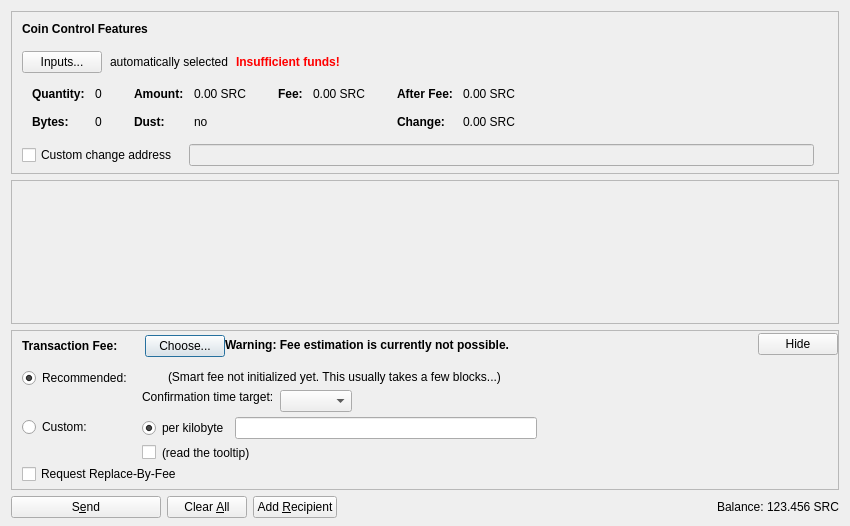
<?xml version="1.0" encoding="UTF-8"?>
<ui version="4.0">
 <class>SendCoinsDialog</class>
 <widget class="QDialog" name="SendCoinsDialog">
  <property name="geometry">
   <rect>
    <x>0</x>
    <y>0</y>
    <width>850</width>
    <height>526</height>
   </rect>
  </property>
  <property name="windowTitle">
   <string>Send Coins</string>
  </property>
  <layout class="QVBoxLayout" name="verticalLayout" stretch="0,1,0,0">
   <property name="bottomMargin">
    <number>8</number>
   </property>
   <item>
    <widget class="QFrame" name="frameCoinControl">
     <property name="sizePolicy">
      <sizepolicy hsizetype="Expanding" vsizetype="Expanding">
       <horstretch>0</horstretch>
       <verstretch>0</verstretch>
      </sizepolicy>
     </property>
     <property name="maximumSize">
      <size>
       <width>16777215</width>
       <height>16777215</height>
      </size>
     </property>
     <property name="frameShape">
      <enum>QFrame::StyledPanel</enum>
     </property>
     <property name="frameShadow">
      <enum>QFrame::Sunken</enum>
     </property>
     <layout class="QVBoxLayout" name="verticalLayoutCoinControl2">
      <property name="spacing">
       <number>0</number>
      </property>
      <property name="leftMargin">
       <number>0</number>
      </property>
      <property name="topMargin">
       <number>0</number>
      </property>
      <property name="rightMargin">
       <number>0</number>
      </property>
      <property name="bottomMargin">
       <number>6</number>
      </property>
      <item>
       <layout class="QVBoxLayout" name="verticalLayoutCoinControl" stretch="0,0,0,0,1">
        <property name="spacing">
         <number>0</number>
        </property>
        <property name="leftMargin">
         <number>10</number>
        </property>
        <property name="topMargin">
         <number>10</number>
        </property>
        <item>
         <layout class="QHBoxLayout" name="horizontalLayoutCoinControl1">
          <property name="bottomMargin">
           <number>15</number>
          </property>
          <item>
           <widget class="QLabel" name="labelCoinControlFeatures">
            <property name="sizePolicy">
             <sizepolicy hsizetype="Preferred" vsizetype="Maximum">
              <horstretch>0</horstretch>
              <verstretch>0</verstretch>
             </sizepolicy>
            </property>
            <property name="font">
             <font>
              <weight>75</weight>
              <bold>true</bold>
             </font>
            </property>
            <property name="styleSheet">
             <string notr="true">font-weight:bold;</string>
            </property>
            <property name="text">
             <string>Coin Control Features</string>
            </property>
           </widget>
          </item>
         </layout>
        </item>
        <item>
         <layout class="QHBoxLayout" name="horizontalLayoutCoinControl2" stretch="0,0,0,0">
          <property name="spacing">
           <number>8</number>
          </property>
          <property name="bottomMargin">
           <number>10</number>
          </property>
          <item>
           <widget class="QPushButton" name="pushButtonCoinControl">
            <property name="styleSheet">
             <string notr="true"/>
            </property>
            <property name="text">
             <string>Inputs...</string>
            </property>
            <property name="autoDefault">
             <bool>false</bool>
            </property>
           </widget>
          </item>
          <item>
           <widget class="QLabel" name="labelCoinControlAutomaticallySelected">
            <property name="text">
             <string>automatically selected</string>
            </property>
            <property name="margin">
             <number>5</number>
            </property>
           </widget>
          </item>
          <item>
           <widget class="QLabel" name="labelCoinControlInsuffFunds">
            <property name="font">
             <font>
              <weight>75</weight>
              <bold>true</bold>
             </font>
            </property>
            <property name="styleSheet">
             <string notr="true">color:red;font-weight:bold;</string>
            </property>
            <property name="text">
             <string>Insufficient funds!</string>
            </property>
            <property name="margin">
             <number>5</number>
            </property>
           </widget>
          </item>
          <item>
           <spacer name="horizontalSpacerCoinControl">
            <property name="orientation">
             <enum>Qt::Horizontal</enum>
            </property>
            <property name="sizeHint" stdset="0">
             <size>
              <width>40</width>
              <height>1</height>
             </size>
            </property>
           </spacer>
          </item>
         </layout>
        </item>
        <item>
         <widget class="QWidget" name="widgetCoinControl" native="true">
          <property name="sizePolicy">
           <sizepolicy hsizetype="Preferred" vsizetype="Preferred">
            <horstretch>0</horstretch>
            <verstretch>0</verstretch>
           </sizepolicy>
          </property>
          <property name="minimumSize">
           <size>
            <width>0</width>
            <height>0</height>
           </size>
          </property>
          <property name="styleSheet">
           <string notr="true"/>
          </property>
          <layout class="QHBoxLayout" name="horizontalLayoutCoinControl5">
           <property name="leftMargin">
            <number>0</number>
           </property>
           <property name="topMargin">
            <number>0</number>
           </property>
           <property name="rightMargin">
            <number>0</number>
           </property>
           <property name="bottomMargin">
            <number>0</number>
           </property>
           <item>
            <layout class="QHBoxLayout" name="horizontalLayoutCoinControl3" stretch="0,0,0,1">
             <property name="spacing">
              <number>20</number>
             </property>
             <property name="topMargin">
              <number>0</number>
             </property>
             <property name="bottomMargin">
              <number>10</number>
             </property>
             <item>
              <layout class="QFormLayout" name="formLayoutCoinControl1">
               <property name="horizontalSpacing">
                <number>10</number>
               </property>
               <property name="verticalSpacing">
                <number>14</number>
               </property>
               <property name="leftMargin">
                <number>10</number>
               </property>
               <property name="topMargin">
                <number>4</number>
               </property>
               <property name="rightMargin">
                <number>6</number>
               </property>
               <item row="0" column="0">
                <widget class="QLabel" name="labelCoinControlQuantityText">
                 <property name="font">
                  <font>
                   <weight>75</weight>
                   <bold>true</bold>
                  </font>
                 </property>
                 <property name="text">
                  <string>Quantity:</string>
                 </property>
                 <property name="margin">
                  <number>0</number>
                 </property>
                </widget>
               </item>
               <item row="0" column="1">
                <widget class="QLabel" name="labelCoinControlQuantity">
                 <property name="cursor">
                  <cursorShape>IBeamCursor</cursorShape>
                 </property>
                 <property name="contextMenuPolicy">
                  <enum>Qt::ActionsContextMenu</enum>
                 </property>
                 <property name="text">
                  <string notr="true">0</string>
                 </property>
                 <property name="margin">
                  <number>0</number>
                 </property>
                 <property name="textInteractionFlags">
                  <set>Qt::LinksAccessibleByMouse|Qt::TextSelectableByKeyboard|Qt::TextSelectableByMouse</set>
                 </property>
                </widget>
               </item>
               <item row="1" column="0">
                <widget class="QLabel" name="labelCoinControlBytesText">
                 <property name="font">
                  <font>
                   <weight>75</weight>
                   <bold>true</bold>
                  </font>
                 </property>
                 <property name="text">
                  <string>Bytes:</string>
                 </property>
                </widget>
               </item>
               <item row="1" column="1">
                <widget class="QLabel" name="labelCoinControlBytes">
                 <property name="cursor">
                  <cursorShape>IBeamCursor</cursorShape>
                 </property>
                 <property name="contextMenuPolicy">
                  <enum>Qt::ActionsContextMenu</enum>
                 </property>
                 <property name="text">
                  <string notr="true">0</string>
                 </property>
                 <property name="textInteractionFlags">
                  <set>Qt::LinksAccessibleByMouse|Qt::TextSelectableByKeyboard|Qt::TextSelectableByMouse</set>
                 </property>
                </widget>
               </item>
              </layout>
             </item>
             <item>
              <layout class="QFormLayout" name="formLayoutCoinControl2">
               <property name="horizontalSpacing">
                <number>10</number>
               </property>
               <property name="verticalSpacing">
                <number>14</number>
               </property>
               <property name="leftMargin">
                <number>6</number>
               </property>
               <property name="topMargin">
                <number>4</number>
               </property>
               <property name="rightMargin">
                <number>6</number>
               </property>
               <item row="0" column="0">
                <widget class="QLabel" name="labelCoinControlAmountText">
                 <property name="font">
                  <font>
                   <weight>75</weight>
                   <bold>true</bold>
                  </font>
                 </property>
                 <property name="text">
                  <string>Amount:</string>
                 </property>
                 <property name="margin">
                  <number>0</number>
                 </property>
                </widget>
               </item>
               <item row="0" column="1">
                <widget class="QLabel" name="labelCoinControlAmount">
                 <property name="cursor">
                  <cursorShape>IBeamCursor</cursorShape>
                 </property>
                 <property name="contextMenuPolicy">
                  <enum>Qt::ActionsContextMenu</enum>
                 </property>
                 <property name="text">
                  <string notr="true">0.00 SRC</string>
                 </property>
                 <property name="textInteractionFlags">
                  <set>Qt::LinksAccessibleByMouse|Qt::TextSelectableByKeyboard|Qt::TextSelectableByMouse</set>
                 </property>
                </widget>
               </item>
               <item row="1" column="0">
                <widget class="QLabel" name="labelCoinControlLowOutputText">
                 <property name="font">
                  <font>
                   <weight>75</weight>
                   <bold>true</bold>
                  </font>
                 </property>
                 <property name="text">
                  <string>Dust:</string>
                 </property>
                </widget>
               </item>
               <item row="1" column="1">
                <widget class="QLabel" name="labelCoinControlLowOutput">
                 <property name="cursor">
                  <cursorShape>IBeamCursor</cursorShape>
                 </property>
                 <property name="contextMenuPolicy">
                  <enum>Qt::ActionsContextMenu</enum>
                 </property>
                 <property name="text">
                  <string notr="true">no</string>
                 </property>
                 <property name="textInteractionFlags">
                  <set>Qt::LinksAccessibleByMouse|Qt::TextSelectableByKeyboard|Qt::TextSelectableByMouse</set>
                 </property>
                </widget>
               </item>
              </layout>
             </item>
             <item>
              <layout class="QFormLayout" name="formLayoutCoinControl3">
               <property name="horizontalSpacing">
                <number>10</number>
               </property>
               <property name="verticalSpacing">
                <number>14</number>
               </property>
               <property name="leftMargin">
                <number>6</number>
               </property>
               <property name="topMargin">
                <number>4</number>
               </property>
               <property name="rightMargin">
                <number>6</number>
               </property>
               <item row="0" column="0">
                <widget class="QLabel" name="labelCoinControlFeeText">
                 <property name="font">
                  <font>
                   <weight>75</weight>
                   <bold>true</bold>
                  </font>
                 </property>
                 <property name="text">
                  <string>Fee:</string>
                 </property>
                 <property name="margin">
                  <number>0</number>
                 </property>
                </widget>
               </item>
               <item row="0" column="1">
                <widget class="QLabel" name="labelCoinControlFee">
                 <property name="cursor">
                  <cursorShape>IBeamCursor</cursorShape>
                 </property>
                 <property name="contextMenuPolicy">
                  <enum>Qt::ActionsContextMenu</enum>
                 </property>
                 <property name="text">
                  <string notr="true">0.00 SRC</string>
                 </property>
                 <property name="textInteractionFlags">
                  <set>Qt::LinksAccessibleByMouse|Qt::TextSelectableByKeyboard|Qt::TextSelectableByMouse</set>
                 </property>
                </widget>
               </item>
              </layout>
             </item>
             <item>
              <layout class="QFormLayout" name="formLayoutCoinControl4">
               <property name="horizontalSpacing">
                <number>10</number>
               </property>
               <property name="verticalSpacing">
                <number>14</number>
               </property>
               <property name="leftMargin">
                <number>6</number>
               </property>
               <property name="topMargin">
                <number>4</number>
               </property>
               <property name="rightMargin">
                <number>6</number>
               </property>
               <item row="0" column="0">
                <widget class="QLabel" name="labelCoinControlAfterFeeText">
                 <property name="font">
                  <font>
                   <weight>75</weight>
                   <bold>true</bold>
                  </font>
                 </property>
                 <property name="text">
                  <string>After Fee:</string>
                 </property>
                 <property name="margin">
                  <number>0</number>
                 </property>
                </widget>
               </item>
               <item row="0" column="1">
                <widget class="QLabel" name="labelCoinControlAfterFee">
                 <property name="cursor">
                  <cursorShape>IBeamCursor</cursorShape>
                 </property>
                 <property name="contextMenuPolicy">
                  <enum>Qt::ActionsContextMenu</enum>
                 </property>
                 <property name="text">
                  <string notr="true">0.00 SRC</string>
                 </property>
                 <property name="textInteractionFlags">
                  <set>Qt::LinksAccessibleByMouse|Qt::TextSelectableByKeyboard|Qt::TextSelectableByMouse</set>
                 </property>
                </widget>
               </item>
               <item row="1" column="0">
                <widget class="QLabel" name="labelCoinControlChangeText">
                 <property name="font">
                  <font>
                   <weight>75</weight>
                   <bold>true</bold>
                  </font>
                 </property>
                 <property name="text">
                  <string>Change:</string>
                 </property>
                </widget>
               </item>
               <item row="1" column="1">
                <widget class="QLabel" name="labelCoinControlChange">
                 <property name="cursor">
                  <cursorShape>IBeamCursor</cursorShape>
                 </property>
                 <property name="contextMenuPolicy">
                  <enum>Qt::ActionsContextMenu</enum>
                 </property>
                 <property name="text">
                  <string notr="true">0.00 SRC</string>
                 </property>
                 <property name="textInteractionFlags">
                  <set>Qt::LinksAccessibleByMouse|Qt::TextSelectableByKeyboard|Qt::TextSelectableByMouse</set>
                 </property>
                </widget>
               </item>
              </layout>
             </item>
            </layout>
           </item>
          </layout>
         </widget>
        </item>
        <item>
         <layout class="QHBoxLayout" name="horizontalLayoutCoinControl4" stretch="0,0,0">
          <property name="spacing">
           <number>12</number>
          </property>
          <property name="sizeConstraint">
           <enum>QLayout::SetDefaultConstraint</enum>
          </property>
          <property name="topMargin">
           <number>5</number>
          </property>
          <property name="rightMargin">
           <number>5</number>
          </property>
          <item>
           <widget class="QCheckBox" name="checkBoxCoinControlChange">
            <property name="toolTip">
             <string>If this is activated, but the change address is empty or invalid, change will be sent to a newly generated address.</string>
            </property>
            <property name="text">
             <string>Custom change address</string>
            </property>
           </widget>
          </item>
          <item>
           <widget class="QValidatedLineEdit" name="lineEditCoinControlChange">
            <property name="enabled">
             <bool>false</bool>
            </property>
            <property name="sizePolicy">
             <sizepolicy hsizetype="Expanding" vsizetype="Fixed">
              <horstretch>0</horstretch>
              <verstretch>0</verstretch>
             </sizepolicy>
            </property>
           </widget>
          </item>
          <item>
           <widget class="QLabel" name="labelCoinControlChangeLabel">
            <property name="sizePolicy">
             <sizepolicy hsizetype="Preferred" vsizetype="Expanding">
              <horstretch>0</horstretch>
              <verstretch>0</verstretch>
             </sizepolicy>
            </property>
            <property name="minimumSize">
             <size>
              <width>0</width>
              <height>0</height>
             </size>
            </property>
            <property name="text">
             <string/>
            </property>
            <property name="margin">
             <number>3</number>
            </property>
           </widget>
          </item>
         </layout>
        </item>
        <item>
         <spacer name="verticalSpacerCoinControl">
          <property name="orientation">
           <enum>Qt::Vertical</enum>
          </property>
          <property name="sizeHint" stdset="0">
           <size>
            <width>800</width>
            <height>1</height>
           </size>
          </property>
         </spacer>
        </item>
       </layout>
      </item>
     </layout>
    </widget>
   </item>
   <item>
    <widget class="QScrollArea" name="scrollArea">
     <property name="widgetResizable">
      <bool>true</bool>
     </property>
     <widget class="QWidget" name="scrollAreaWidgetContents">
      <property name="geometry">
       <rect>
        <x>0</x>
        <y>0</y>
        <width>830</width>
        <height>104</height>
       </rect>
      </property>
      <layout class="QVBoxLayout" name="verticalLayout_2" stretch="0,1">
       <property name="leftMargin">
        <number>0</number>
       </property>
       <property name="topMargin">
        <number>0</number>
       </property>
       <property name="rightMargin">
        <number>0</number>
       </property>
       <property name="bottomMargin">
        <number>0</number>
       </property>
       <item>
        <layout class="QVBoxLayout" name="entries">
         <property name="spacing">
          <number>6</number>
         </property>
        </layout>
       </item>
       <item>
        <spacer name="verticalSpacer">
         <property name="orientation">
          <enum>Qt::Vertical</enum>
         </property>
         <property name="sizeHint" stdset="0">
          <size>
           <width>20</width>
           <height>40</height>
          </size>
         </property>
        </spacer>
       </item>
      </layout>
     </widget>
    </widget>
   </item>
   <item>
    <widget class="QFrame" name="frameFee">
     <property name="sizePolicy">
      <sizepolicy hsizetype="Expanding" vsizetype="Expanding">
       <horstretch>0</horstretch>
       <verstretch>0</verstretch>
      </sizepolicy>
     </property>
     <property name="maximumSize">
      <size>
       <width>16777215</width>
       <height>16777215</height>
      </size>
     </property>
     <property name="frameShape">
      <enum>QFrame::StyledPanel</enum>
     </property>
     <property name="frameShadow">
      <enum>QFrame::Sunken</enum>
     </property>
     <layout class="QVBoxLayout" name="verticalLayoutFee1">
      <property name="spacing">
       <number>0</number>
      </property>
      <property name="leftMargin">
       <number>0</number>
      </property>
      <property name="topMargin">
       <number>0</number>
      </property>
      <property name="rightMargin">
       <number>0</number>
      </property>
      <property name="bottomMargin">
       <number>0</number>
      </property>
      <item>
       <layout class="QVBoxLayout" name="verticalLayoutFee2" stretch="0,0,0">
        <property name="spacing">
         <number>0</number>
        </property>
        <property name="leftMargin">
         <number>10</number>
        </property>
        <property name="topMargin">
         <number>0</number>
        </property>
        <item>
         <layout class="QHBoxLayout" name="horizontalLayoutFee1">
          <property name="bottomMargin">
           <number>0</number>
          </property>
          <item>
           <layout class="QVBoxLayout" name="verticalLayoutFee7">
            <property name="spacing">
             <number>0</number>
            </property>
            <item>
             <spacer name="verticalSpacerSmartFee">
              <property name="orientation">
               <enum>Qt::Vertical</enum>
              </property>
              <property name="sizeType">
               <enum>QSizePolicy::Fixed</enum>
              </property>
              <property name="sizeHint" stdset="0">
               <size>
                <width>1</width>
                <height>4</height>
               </size>
              </property>
             </spacer>
            </item>
            <item>
             <layout class="QHBoxLayout" name="horizontalLayoutSmartFee">
              <property name="spacing">
               <number>10</number>
              </property>
              <item>
               <widget class="QLabel" name="labelFeeHeadline">
                <property name="sizePolicy">
                 <sizepolicy hsizetype="Preferred" vsizetype="Maximum">
                  <horstretch>0</horstretch>
                  <verstretch>0</verstretch>
                 </sizepolicy>
                </property>
                <property name="font">
                 <font>
                  <weight>75</weight>
                  <bold>true</bold>
                 </font>
                </property>
                <property name="styleSheet">
                 <string notr="true">font-weight:bold;</string>
                </property>
                <property name="text">
                 <string>Transaction Fee:</string>
                </property>
               </widget>
              </item>
              <item>
               <widget class="QLabel" name="labelFeeMinimized">
                <property name="text">
                 <string/>
                </property>
               </widget>
              </item>
              <item>
               <widget class="QPushButton" name="buttonChooseFee">
                <property name="text">
                 <string>Choose...</string>
                </property>
               </widget>
              </item>
             </layout>
            </item>
            <item>
             <spacer name="verticalSpacer_5">
              <property name="orientation">
               <enum>Qt::Vertical</enum>
              </property>
              <property name="sizeHint" stdset="0">
               <size>
                <width>1</width>
                <height>1</height>
               </size>
              </property>
             </spacer>
            </item>
           </layout>
          </item>
          <item>
           <widget class="QLabel" name="fallbackFeeWarningLabel">
            <property name="toolTip">
             <string>Using the fallbackfee can result in sending a transaction that will take several hours or days (or never) to confirm. Consider choosing your fee manually or wait until you have validated the complete chain.</string>
            </property>
            <property name="font">
            <font>
                <weight>75</weight>
                <bold>true</bold>
            </font>
            </property>
            <property name="text">
             <string>Warning: Fee estimation is currently not possible.</string>
            </property>
            <property name="wordWrap">
             <bool>false</bool>
            </property>
           </widget>
          </item>
          <item>
           <spacer name="horizontalSpacer_4">
            <property name="orientation">
             <enum>Qt::Horizontal</enum>
            </property>
            <property name="sizeType">
             <enum>QSizePolicy::MinimumExpanding</enum>
            </property>
            <property name="sizeHint" stdset="0">
             <size>
              <width>40</width>
              <height>20</height>
             </size>
            </property>
           </spacer>
          </item>
          <item>
           <widget class="QPushButton" name="buttonMinimizeFee">
            <property name="toolTip">
             <string>collapse fee-settings</string>
            </property>
            <property name="text">
             <string>Hide</string>
            </property>
           </widget>
          </item>
         </layout>
        </item>
        <item>
         <widget class="QFrame" name="frameFeeSelection">
          <layout class="QVBoxLayout" name="verticalLayoutFee12">
           <property name="spacing">
            <number>0</number>
           </property>
           <property name="leftMargin">
            <number>0</number>
           </property>
           <property name="topMargin">
            <number>0</number>
           </property>
           <property name="rightMargin">
            <number>0</number>
           </property>
           <property name="bottomMargin">
            <number>0</number>
           </property>
           <item>
            <layout class="QGridLayout" name="gridLayoutFee">
             <property name="topMargin">
              <number>10</number>
             </property>
             <property name="bottomMargin">
              <number>4</number>
             </property>
             <property name="horizontalSpacing">
              <number>10</number>
             </property>
             <property name="verticalSpacing">
              <number>4</number>
             </property>
             <item row="1" column="1">
              <layout class="QVBoxLayout" name="verticalLayoutFee8">
               <property name="spacing">
                <number>6</number>
               </property>
               <item>
                <layout class="QHBoxLayout" name="horizontalLayoutFee13">
                 <item>
                  <widget class="QRadioButton" name="radioCustomPerKilobyte">
                   <property name="toolTip">
                    <string>If the custom fee is set to 1000 satoshis and the transaction is only 250 bytes, then &quot;per kilobyte&quot; only pays 250 satoshis in fee, while &quot;total at least&quot; pays 1000 satoshis. For transactions bigger than a kilobyte both pay by kilobyte.</string>
                   </property>
                   <property name="text">
                    <string>per kilobyte</string>
                   </property>
                   <property name="checked">
                    <bool>true</bool>
                   </property>
                   <attribute name="buttonGroup">
                    <string notr="true">groupCustomFee</string>
                   </attribute>
                  </widget>
                 </item>
                 <item>
                  <widget class="SaruulCoinAmountField" name="customFee"/>
                 </item>
                 <item>
                  <spacer name="horizontalSpacer_6">
                   <property name="orientation">
                    <enum>Qt::Horizontal</enum>
                   </property>
                   <property name="sizeHint" stdset="0">
                    <size>
                     <width>1</width>
                     <height>1</height>
                    </size>
                   </property>
                  </spacer>
                 </item>
                </layout>
               </item>
               <item>
                <layout class="QHBoxLayout" name="horizontalLayoutFee8">
                 <item>
                  <widget class="QCheckBox" name="checkBoxMinimumFee">
                   <property name="toolTip">
                    <string>Paying only the minimum fee is just fine as long as there is less transaction volume than space in the blocks. But be aware that this can end up in a never confirming transaction once there is more demand for SaruulCoin transactions than the network can process.</string>
                   </property>
                   <property name="text">
                    <string/>
                   </property>
                  </widget>
                 </item>
                 <item>
                  <widget class="QLabel" name="labelMinFeeWarning">
                   <property name="enabled">
                    <bool>true</bool>
                   </property>
                   <property name="toolTip">
                    <string>Paying only the minimum fee is just fine as long as there is less transaction volume than space in the blocks. But be aware that this can end up in a never confirming transaction once there is more demand for SaruulCoin transactions than the network can process.</string>
                   </property>
                   <property name="text">
                    <string>(read the tooltip)</string>
                   </property>
                   <property name="margin">
                    <number>5</number>
                   </property>
                  </widget>
                 </item>
                 <item>
                  <spacer name="horizontalSpacer_2">
                   <property name="orientation">
                    <enum>Qt::Horizontal</enum>
                   </property>
                   <property name="sizeHint" stdset="0">
                    <size>
                     <width>1</width>
                     <height>1</height>
                    </size>
                   </property>
                  </spacer>
                 </item>
                </layout>
               </item>
              </layout>
             </item>
             <item row="0" column="0">
              <layout class="QVBoxLayout" name="verticalLayoutFee4" stretch="0,1">
               <item>
                <widget class="QRadioButton" name="radioSmartFee">
                 <property name="text">
                  <string>Recommended:</string>
                 </property>
                 <property name="checked">
                  <bool>true</bool>
                 </property>
                 <attribute name="buttonGroup">
                  <string notr="true">groupFee</string>
                 </attribute>
                </widget>
               </item>
               <item>
                <spacer name="verticalSpacer_2">
                 <property name="orientation">
                  <enum>Qt::Vertical</enum>
                 </property>
                 <property name="sizeHint" stdset="0">
                  <size>
                   <width>1</width>
                   <height>1</height>
                  </size>
                 </property>
                </spacer>
               </item>
              </layout>
             </item>
             <item row="1" column="0">
              <layout class="QVBoxLayout" name="verticalLayoutFee9" stretch="0,1">
               <item>
                <widget class="QRadioButton" name="radioCustomFee">
                 <property name="text">
                  <string>Custom:</string>
                 </property>
                 <attribute name="buttonGroup">
                  <string notr="true">groupFee</string>
                 </attribute>
                </widget>
               </item>
               <item>
                <spacer name="verticalSpacer_6">
                 <property name="orientation">
                  <enum>Qt::Vertical</enum>
                 </property>
                 <property name="sizeHint" stdset="0">
                  <size>
                   <width>1</width>
                   <height>1</height>
                  </size>
                 </property>
                </spacer>
               </item>
              </layout>
             </item>
             <item row="0" column="1">
              <layout class="QVBoxLayout" name="verticalLayoutFee3" stretch="0,0,1">
               <property name="spacing">
                <number>6</number>
               </property>
               <property name="topMargin">
                <number>2</number>
               </property>
               <item>
                <layout class="QHBoxLayout" name="horizontalLayoutFee12">
                 <item>
                  <widget class="QLabel" name="labelSmartFee">
                   <property name="text">
                    <string/>
                   </property>
                   <property name="margin">
                    <number>2</number>
                   </property>
                  </widget>
                 </item>
                 <item>
                  <widget class="QLabel" name="labelFeeEstimation">
                   <property name="text">
                    <string/>
                   </property>
                  </widget>
                 </item>
                 <item>
                  <widget class="QLabel" name="labelSmartFee2">
                   <property name="text">
                    <string>(Smart fee not initialized yet. This usually takes a few blocks...)</string>
                   </property>
                   <property name="margin">
                    <number>2</number>
                   </property>
                  </widget>
                 </item>
                 <item>
                  <spacer name="horizontalSpacer_5">
                   <property name="orientation">
                    <enum>Qt::Horizontal</enum>
                   </property>
                   <property name="sizeHint" stdset="0">
                    <size>
                     <width>1</width>
                     <height>1</height>
                    </size>
                   </property>
                  </spacer>
                 </item>
                </layout>
               </item>
               <item>
                <layout class="QHBoxLayout" name="horizontalLayoutFee9">
                 <item>
                  <layout class="QVBoxLayout" name="verticalLayoutFee6">
                   <item>
                    <widget class="QLabel" name="labelSmartFee3">
                     <property name="text">
                      <string>Confirmation time target:</string>
                     </property>
                     <property name="margin">
                      <number>2</number>
                     </property>
                    </widget>
                   </item>
                   <item>
                    <spacer name="verticalSpacer_3">
                     <property name="orientation">
                      <enum>Qt::Vertical</enum>
                     </property>
                     <property name="sizeHint" stdset="0">
                      <size>
                       <width>1</width>
                       <height>1</height>
                      </size>
                     </property>
                    </spacer>
                   </item>
                  </layout>
                 </item>
                 <item>
                  <layout class="QVBoxLayout" name="verticalLayoutFee5">
                   <property name="rightMargin">
                    <number>30</number>
                   </property>
                   <item>
                    <layout class="QHBoxLayout" name="horizontalLayoutConfTarget">
                     <property name="bottomMargin">
                      <number>0</number>
                     </property>
                     <item>
                      <widget class="QComboBox" name="confTargetSelector"/>
                     </item>
                     <item>
                      <spacer name="horizontalSpacerConfTarget">
                       <property name="orientation">
                        <enum>Qt::Horizontal</enum>
                       </property>
                       <property name="sizeHint" stdset="0">
                        <size>
                         <width>40</width>
                         <height>20</height>
                        </size>
                       </property>
                      </spacer>
                     </item>
                    </layout>
                   </item>
                  </layout>
                 </item>
                </layout>
               </item>
               <item>
                <spacer name="verticalSpacer_4">
                 <property name="orientation">
                  <enum>Qt::Vertical</enum>
                 </property>
                 <property name="sizeHint" stdset="0">
                  <size>
                   <width>1</width>
                   <height>1</height>
                  </size>
                 </property>
                </spacer>
               </item>
              </layout>
             </item>
            </layout>
           </item>
           <item>
            <widget class="QCheckBox" name="optInRBF">
             <property name="text">
              <string>Request Replace-By-Fee</string>
             </property>
             <property name="toolTip">
              <string>Indicates that the sender may wish to replace this transaction with a new one paying higher fees (prior to being confirmed).</string>
             </property>
            </widget>
           </item>
          </layout>
         </widget>
        </item>
        <item>
         <spacer name="verticalSpacerFee">
          <property name="orientation">
           <enum>Qt::Vertical</enum>
          </property>
          <property name="sizeHint" stdset="0">
           <size>
            <width>40</width>
            <height>5</height>
           </size>
          </property>
         </spacer>
        </item>
       </layout>
      </item>
     </layout>
    </widget>
   </item>
   <item>
    <layout class="QHBoxLayout" name="horizontalLayout">
     <item>
      <widget class="QPushButton" name="sendButton">
       <property name="minimumSize">
        <size>
         <width>150</width>
         <height>0</height>
        </size>
       </property>
       <property name="toolTip">
        <string>Confirm the send action</string>
       </property>
       <property name="text">
        <string>S&amp;end</string>
       </property>
       <property name="icon">
        <iconset resource="../SaruulCoin.qrc">
         <normaloff>:/icons/send</normaloff>:/icons/send</iconset>
       </property>
       <property name="autoDefault">
        <bool>false</bool>
       </property>
       <property name="default">
        <bool>false</bool>
       </property>
      </widget>
     </item>
     <item>
      <widget class="QPushButton" name="clearButton">
       <property name="sizePolicy">
        <sizepolicy hsizetype="Minimum" vsizetype="Fixed">
         <horstretch>0</horstretch>
         <verstretch>0</verstretch>
        </sizepolicy>
       </property>
       <property name="toolTip">
        <string>Clear all fields of the form.</string>
       </property>
       <property name="text">
        <string>Clear &amp;All</string>
       </property>
       <property name="icon">
        <iconset resource="../SaruulCoin.qrc">
         <normaloff>:/icons/remove</normaloff>:/icons/remove</iconset>
       </property>
       <property name="autoDefault">
        <bool>false</bool>
       </property>
      </widget>
     </item>
     <item>
      <widget class="QPushButton" name="addButton">
       <property name="toolTip">
        <string>Send to multiple recipients at once</string>
       </property>
       <property name="text">
        <string>Add &amp;Recipient</string>
       </property>
       <property name="icon">
        <iconset resource="../SaruulCoin.qrc">
         <normaloff>:/icons/add</normaloff>:/icons/add</iconset>
       </property>
       <property name="autoDefault">
        <bool>false</bool>
       </property>
      </widget>
     </item>
     <item>
      <spacer name="horizontalSpacer">
       <property name="orientation">
        <enum>Qt::Horizontal</enum>
       </property>
       <property name="sizeHint" stdset="0">
        <size>
         <width>40</width>
         <height>20</height>
        </size>
       </property>
      </spacer>
     </item>
     <item>
      <layout class="QHBoxLayout" name="horizontalLayout_2">
       <property name="spacing">
        <number>3</number>
       </property>
       <item>
        <widget class="QLabel" name="label">
         <property name="sizePolicy">
          <sizepolicy hsizetype="Preferred" vsizetype="Fixed">
           <horstretch>0</horstretch>
           <verstretch>0</verstretch>
          </sizepolicy>
         </property>
         <property name="text">
          <string>Balance:</string>
         </property>
        </widget>
       </item>
       <item>
        <widget class="QLabel" name="labelBalance">
         <property name="sizePolicy">
          <sizepolicy hsizetype="Preferred" vsizetype="Fixed">
           <horstretch>0</horstretch>
           <verstretch>0</verstretch>
          </sizepolicy>
         </property>
         <property name="cursor">
          <cursorShape>IBeamCursor</cursorShape>
         </property>
         <property name="text">
          <string notr="true">123.456 SRC</string>
         </property>
         <property name="textInteractionFlags">
          <set>Qt::LinksAccessibleByMouse|Qt::TextSelectableByKeyboard|Qt::TextSelectableByMouse</set>
         </property>
        </widget>
       </item>
      </layout>
     </item>
    </layout>
   </item>
  </layout>
 </widget>
 <customwidgets>
  <customwidget>
   <class>QValidatedLineEdit</class>
   <extends>QLineEdit</extends>
   <header>qvalidatedlineedit.h</header>
  </customwidget>
  <customwidget>
   <class>SaruulCoinAmountField</class>
   <extends>QLineEdit</extends>
   <header>SaruulCoinamountfield.h</header>
   <container>1</container>
  </customwidget>
 </customwidgets>
 <resources>
  <include location="../SaruulCoin.qrc"/>
 </resources>
 <connections/>
 <buttongroups>
  <buttongroup name="groupFee"/>
  <buttongroup name="groupCustomFee"/>
 </buttongroups>
</ui>
